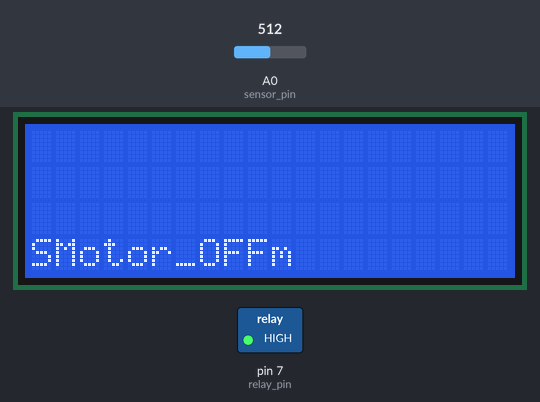
This sketch was run on a simulated Arduino Uno, built with avr-gcc and run on an emulated ATmega328P. Parts: 20×4 character LCD, switched loads named in the sketch (green lamp = pin HIGH). The inputs (shaded band) are chosen by the test bench; at power-on: A0 (sensor_pin) = 512. What the sketch prints to the serial monitor is not drawn.

Above: at 1.2 s.
1.3 s: A0 (sensor_pin) set to 942
4.3 s: A0 (sensor_pin) set to 968
At 5.0 s:
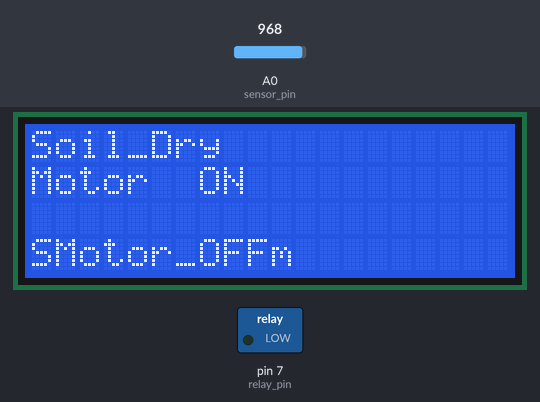
5.9 s: A0 (sensor_pin) set to 390
At 7.1 s:
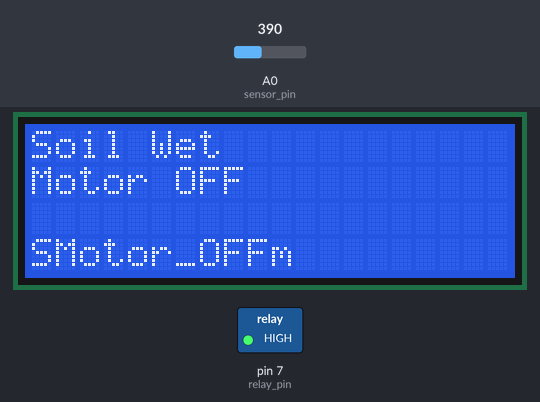
7.4 s: A0 (sensor_pin) set to 960
At 8.4 s:
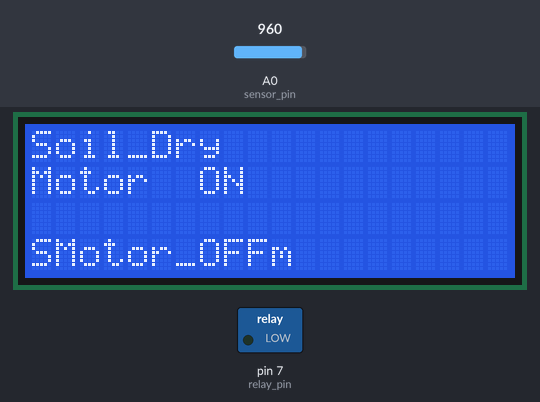
8.9 s: A0 (sensor_pin) set to 940
At 9.7 s:
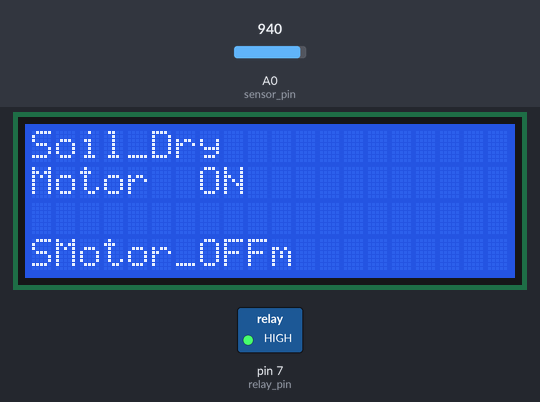
Timing chart, 0 to 11.9 s (numbered marks = the images above; inputs shaded):
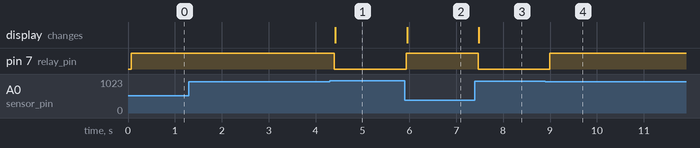

Measured:
- the behaviour switches between 950 and 951 on A0 (sensor_pin) (found by bisection; images 0 and 1)
- after the input at 1.3 s, every drawn part: stays the same
- after the input at 4.3 s, pin 7 (relay_pin): HIGH → LOW after 0.10 s; the display: changes after 0.12 s (image 1)
- after the input at 5.9 s, pin 7 (relay_pin): LOW → HIGH at once; the display: changes after 0.05 s (image 2)
- after the input at 7.4 s, pin 7 (relay_pin): HIGH → LOW after 0.07 s; the display: changes after 0.08 s (image 3)
- after the input at 8.9 s, pin 7 (relay_pin): LOW → HIGH after 0.10 s

The sketch:

IOT_Final.ino
```cpp
#include <Wire.h>
#include<LiquidCrystal_I2C.h>

LiquidCrystal_I2C lcd(0x27,16,2);

int sensor_pin = A0;       //Sensor Pin
int relay_pin = 7;         //Relay Pin

void setup()
{
  Wire.begin();
  Serial.begin(9600);
  lcd.begin(20,4);
  lcd.backlight();
  lcd.setBacklight(HIGH);
  pinMode(sensor_pin, INPUT);
  pinMode(relay_pin, OUTPUT);
}

void loop()
{
  int sensor_data = analogRead(sensor_pin);
 Serial.print("Sensor_data:");
 Serial.print(sensor_data);
 Serial.print("\t | ");

  if(sensor_data > 950)
  {
    Serial.println("No moisture, Soil is dry");
    digitalWrite(relay_pin, LOW);
    lcd.setCursor(0,0);
    lcd.print("Soil_Dry");
    lcd.setCursor(0,1);
    lcd.print("Motor  ON");
  }
  else if(sensor_data >= 400 && sensor_data <= 950)
  {
   // Serial.println(" Soil moisture is medium");
    digitalWrite(relay_pin, HIGH);
    lcd.setCursor(0,20);
    lcd.print("Soil_Medium");
    lcd.setCursor(1,10);
    lcd.print("Motor_OFF");
  }
  else if(sensor_data < 400)
  {
    Serial.println("Soil_is_wet");
    digitalWrite(relay_pin, HIGH);
    lcd.setCursor(0,0);
    lcd.print("Soil Wet");
    lcd.setCursor(0,1);
    lcd.print("Motor OFF");
  }

  delay(100);
}
```

sketch_dec04a.ino
```cpp
#include <avr/io.h>
#include <util/delay.h>

#define sensor_pin 0  // A0
#define relay_pin 7

void init_ADC() {
    // Set reference voltage to AVcc, and enable ADC with a prescaler of 128
    ADMUX = (1 << REFS0);
    ADCSRA = (1 << ADEN) | (1 << ADPS2) | (1 << ADPS1) | (1 << ADPS0);
}

int read_ADC() {
    // Start ADC conversion
    ADCSRA |= (1 << ADSC);

    // Wait for conversion to complete
    while (ADCSRA & (1 << ADSC));

    return ADC;
}

void init_GPIO() {
    // Set relay_pin as an output
    DDRD |= (1 << relay_pin);
}

void init_UART() {
    // Set baud rate to 9600
    UBRR0H = (unsigned char)(103 >> 8);
    UBRR0L = (unsigned char)103;

    // Enable transmitter
    UCSR0B = (1 << TXEN0);

    // Set frame format: 8 data bits, 1 stop bit, no parity
    UCSR0C = (1 << UCSZ01) | (1 << UCSZ00);
}

void send_UART(char data) {
    // Wait for the empty transmit buffer
    while (!(UCSR0A & (1 << UDRE0)));

    // Put the data into the buffer
    UDR0 = data;
}

void send_str_UART(const char *str) {
    // Loop through each character in the string and send it
    while (*str != '\0') {
        send_UART(*str);
        str++;
    }
}

int main(void) {
    init_ADC();
    init_GPIO();
    init_UART();

    while (1) {
        int sensor_data = read_ADC();

        send_str_UART("Sensor_data: ");
        send_UART((char)(sensor_data / 1000) + '0');
        send_UART(((char)(sensor_data / 100) % 10) + '0');
        send_UART(((char)(sensor_data / 10) % 10) + '0');
        send_UART((char)(sensor_data % 10) + '0');
        send_str_UART("\t | ");

        if (sensor_data > 500) {
            send_str_UART("No moisture, Soil is dry\n");
            PORTD &= ~(1 << relay_pin);

        } else if (sensor_data < 500) {
            send_str_UART("Soil is wet\n");
            PORTD |= (1 << relay_pin);

        }

        _delay_ms(100);
    }

    return 0;
}
```
